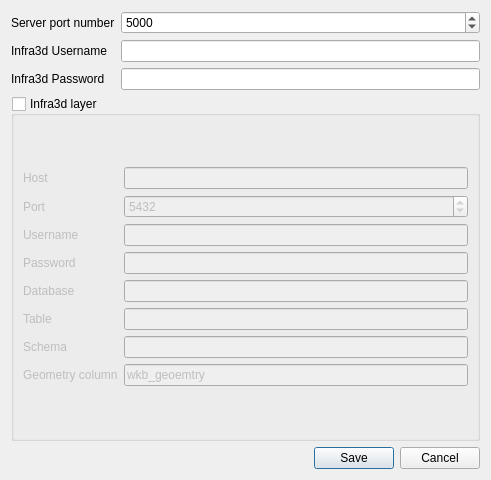
<?xml version="1.0" encoding="UTF-8"?>
<ui version="4.0">
 <class>Dialog</class>
 <widget class="QDialog" name="Dialog">
  <property name="geometry">
   <rect>
    <x>0</x>
    <y>0</y>
    <width>491</width>
    <height>480</height>
   </rect>
  </property>
  <property name="windowTitle">
   <string>infra3DRoad Settings</string>
  </property>
  <layout class="QGridLayout" name="gridLayout">
   <item row="1" column="0">
    <widget class="QDialogButtonBox" name="buttonBox">
     <property name="orientation">
      <enum>Qt::Horizontal</enum>
     </property>
     <property name="standardButtons">
      <set>QDialogButtonBox::Cancel|QDialogButtonBox::Save</set>
     </property>
    </widget>
   </item>
   <item row="0" column="0">
    <layout class="QGridLayout" name="gridLayout_2">
     <item row="3" column="1">
      <widget class="QSpinBox" name="server_port_spinBox">
       <property name="toolTip">
        <string>Port number which the local socketio server will bind to</string>
       </property>
       <property name="minimum">
        <number>1025</number>
       </property>
       <property name="maximum">
        <number>65535</number>
       </property>
       <property name="value">
        <number>5000</number>
       </property>
      </widget>
     </item>
     <item row="6" column="1">
      <widget class="QLineEdit" name="infra3d_password_lineEdit">
       <property name="inputMethodHints">
        <set>Qt::ImhNoAutoUppercase|Qt::ImhNoPredictiveText|Qt::ImhSensitiveData</set>
       </property>
       <property name="echoMode">
        <enum>QLineEdit::PasswordEchoOnEdit</enum>
       </property>
      </widget>
     </item>
     <item row="6" column="0">
      <widget class="QLabel" name="label_2">
       <property name="text">
        <string>Infra3d Password</string>
       </property>
      </widget>
     </item>
     <item row="7" column="0" colspan="2">
      <widget class="QGroupBox" name="infra3d_groupBox">
       <property name="enabled">
        <bool>true</bool>
       </property>
       <property name="title">
        <string>Infra3d layer</string>
       </property>
       <property name="checkable">
        <bool>true</bool>
       </property>
       <property name="checked">
        <bool>false</bool>
       </property>
       <layout class="QGridLayout" name="gridLayout_6">
        <item row="0" column="0">
         <layout class="QGridLayout" name="gridLayout_5">
          <item row="2" column="0">
           <widget class="QLabel" name="label_5">
            <property name="text">
             <string>Username</string>
            </property>
           </widget>
          </item>
          <item row="5" column="1">
           <widget class="QLineEdit" name="pg_table_lineEdit"/>
          </item>
          <item row="6" column="0">
           <widget class="QLabel" name="label_10">
            <property name="text">
             <string>Schema</string>
            </property>
           </widget>
          </item>
          <item row="4" column="1">
           <widget class="QLineEdit" name="pg_database_lineEdit"/>
          </item>
          <item row="6" column="1">
           <widget class="QLineEdit" name="pg_schema_lineEdit"/>
          </item>
          <item row="3" column="0">
           <widget class="QLabel" name="label_6">
            <property name="text">
             <string>Password</string>
            </property>
           </widget>
          </item>
          <item row="7" column="0">
           <widget class="QLabel" name="label_11">
            <property name="text">
             <string>Geometry column</string>
            </property>
           </widget>
          </item>
          <item row="3" column="1">
           <widget class="QLineEdit" name="pg_password_lineEdit">
            <property name="echoMode">
             <enum>QLineEdit::PasswordEchoOnEdit</enum>
            </property>
           </widget>
          </item>
          <item row="0" column="1">
           <widget class="QLineEdit" name="pg_host_lineEdit"/>
          </item>
          <item row="4" column="0">
           <widget class="QLabel" name="label_7">
            <property name="text">
             <string>Database</string>
            </property>
           </widget>
          </item>
          <item row="7" column="1">
           <widget class="QLineEdit" name="pg_geom_lineEdit">
            <property name="text">
             <string>wkb_geoemtry</string>
            </property>
           </widget>
          </item>
          <item row="5" column="0">
           <widget class="QLabel" name="label_9">
            <property name="text">
             <string>Table</string>
            </property>
           </widget>
          </item>
          <item row="0" column="0">
           <widget class="QLabel" name="label_4">
            <property name="text">
             <string>Host</string>
            </property>
           </widget>
          </item>
          <item row="2" column="1">
           <widget class="QLineEdit" name="pg_username_lineEdit"/>
          </item>
          <item row="1" column="0">
           <widget class="QLabel" name="label_8">
            <property name="text">
             <string>Port</string>
            </property>
           </widget>
          </item>
          <item row="1" column="1">
           <widget class="QSpinBox" name="pg_port_spinBox">
            <property name="minimum">
             <number>1</number>
            </property>
            <property name="maximum">
             <number>65535</number>
            </property>
            <property name="value">
             <number>5432</number>
            </property>
           </widget>
          </item>
         </layout>
        </item>
       </layout>
      </widget>
     </item>
     <item row="5" column="0">
      <widget class="QLabel" name="label_3">
       <property name="text">
        <string>Infra3d Username</string>
       </property>
      </widget>
     </item>
     <item row="5" column="1">
      <widget class="QLineEdit" name="infra3d_username_lineEdit"/>
     </item>
     <item row="3" column="0">
      <widget class="QLabel" name="label">
       <property name="text">
        <string>Server port number</string>
       </property>
      </widget>
     </item>
    </layout>
   </item>
  </layout>
 </widget>
 <tabstops>
  <tabstop>server_port_spinBox</tabstop>
  <tabstop>infra3d_username_lineEdit</tabstop>
  <tabstop>infra3d_password_lineEdit</tabstop>
  <tabstop>infra3d_groupBox</tabstop>
  <tabstop>pg_host_lineEdit</tabstop>
  <tabstop>pg_port_spinBox</tabstop>
  <tabstop>pg_username_lineEdit</tabstop>
  <tabstop>pg_password_lineEdit</tabstop>
  <tabstop>pg_database_lineEdit</tabstop>
  <tabstop>pg_table_lineEdit</tabstop>
  <tabstop>pg_schema_lineEdit</tabstop>
  <tabstop>pg_geom_lineEdit</tabstop>
 </tabstops>
 <resources/>
 <connections>
  <connection>
   <sender>buttonBox</sender>
   <signal>accepted()</signal>
   <receiver>Dialog</receiver>
   <slot>accept()</slot>
   <hints>
    <hint type="sourcelabel">
     <x>227</x>
     <y>118</y>
    </hint>
    <hint type="destinationlabel">
     <x>157</x>
     <y>137</y>
    </hint>
   </hints>
  </connection>
  <connection>
   <sender>buttonBox</sender>
   <signal>rejected()</signal>
   <receiver>Dialog</receiver>
   <slot>reject()</slot>
   <hints>
    <hint type="sourcelabel">
     <x>295</x>
     <y>124</y>
    </hint>
    <hint type="destinationlabel">
     <x>286</x>
     <y>137</y>
    </hint>
   </hints>
  </connection>
 </connections>
</ui>
